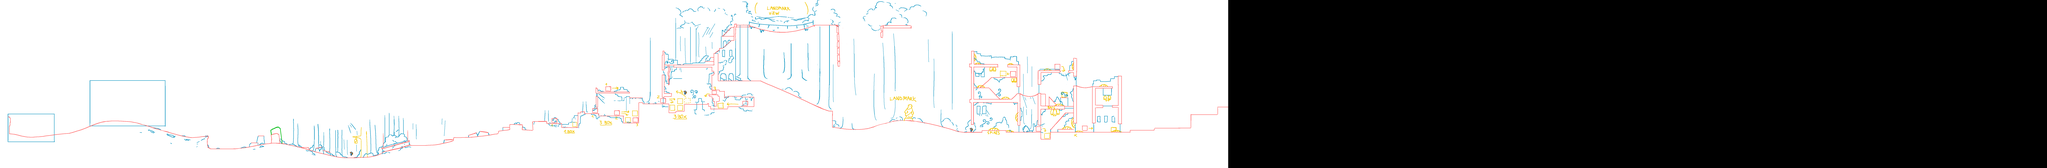

A level layout from a 2D game, rendered from its tile map. Below: a short description, then the map file with tile-grid data replaced by summaries:
An orthogonal 5x1 tile map with 3112x1280 px tiles, 1 tile layer (Capa de patrones 1), 2 tilesets and 161 objects.

<map version="1.2" tiledversion="1.2.4" orientation="orthogonal" renderorder="right-down" width="5" height="1" tilewidth="3112" tileheight="1280" infinite="0" nextlayerid="7" nextobjectid="225">
 <tileset firstgid="1" source="forest1_map.tsx" />
 <tileset firstgid="4" name="sam" tilewidth="32" tileheight="35" tilecount="40" columns="8">
  <image source="../images/sam_atlas.png" width="256" height="175" />
 </tileset>
 <layer id="1" name="Capa de patrones 1" width="5" height="1">
  <data>[5 cells, 3 non-empty, 3 distinct tile ids]</data>
 </layer>
 <objectgroup id="2" name="Capa de Objetos 1">
  <object id="6" x="31.2424" y="1047.7">
   <properties>
    <property name="static" type="bool" value="true" />
   </properties>
   <polygon points="211.503,48.3169 210.906,-1.35459 384.583,-22 501.114,-33.275 498.333,51.3333" />
  </object>
  <object id="11" x="1464" y="1093.33" width="72" height="133">
   <properties>
    <property name="static" type="bool" value="true" />
   </properties>
  </object>
  <object id="18" x="1826" y="1115.33" width="56.6667" height="25.3333">
   <properties>
    <property name="static" type="bool" value="true" />
   </properties>
  </object>
  <object id="19" x="1902" y="1095.33" width="80" height="32.6667">
   <properties>
    <property name="static" type="bool" value="true" />
   </properties>
  </object>
  <object id="21" x="2058" y="1088.66">
   <properties>
    <property name="static" type="bool" value="true" />
   </properties>
   <polygon points="0,0 9.33333,-54.6667 58.6667,-52 70.6667,-3.33333" />
  </object>
  <object id="22" x="1538" y="1108">
   <properties>
    <property name="static" type="bool" value="true" />
   </properties>
   <polygon points="0,0 248,30 245.333,115.333 -4,112.667" />
  </object>
  <object id="23" x="1787.33" y="1137.33">
   <properties>
    <property name="static" type="bool" value="true" />
   </properties>
   <polygon points="0,0 122.667,-14.6667 128.667,79.3333 -10,82.6667" />
  </object>
  <object id="24" x="1910.67" y="1122.66">
   <properties>
    <property name="static" type="bool" value="true" />
   </properties>
   <polygon points="0,0 89.3333,-24.6667 171.333,-35.3333 167.333,104 -8,96.6667" />
  </object>
  <object id="25" x="2126" y="1084.66">
   <properties>
    <property name="static" type="bool" value="true" />
   </properties>
   <polygon points="0,0 114,24 234.667,62 237.333,141.333 -16,141.333" />
  </object>
  <object id="26" x="2382" y="1191.33">
   <properties>
    <property name="static" type="bool" value="true" />
   </properties>
   <polygon points="0,0 -0.666667,-14 58,-0.666667 59.3333,15.3333" />
  </object>
  <object id="27" x="2440.67" y="1208.67">
   <properties>
    <property name="static" type="bool" value="true" />
   </properties>
   <polygon points="0,0 48,12 50.6667,46 -4.66667,46.6667" />
  </object>
  <object id="28" x="2491.33" y="1221.33">
   <properties>
    <property name="static" type="bool" value="true" />
   </properties>
   <polygon points="0,0 -2.66667,-67.3333 42.6667,-68.6667 52.6667,-46.6667 62.6667,12.6667" />
  </object>
  <object id="29" x="2552.67" y="1234.67">
   <properties>
    <property name="static" type="bool" value="true" />
   </properties>
   <polygon points="0,0 72,4 69.3333,30.6667 -4,28.6667" />
  </object>
  <object id="30" x="2624" y="1238.67">
   <properties>
    <property name="static" type="bool" value="true" />
   </properties>
   <polygon points="0,0 50.6667,-5.33333 50.6667,22 -4,26" />
  </object>
  <object id="31" x="2674.67" y="1233.33">
   <properties>
    <property name="static" type="bool" value="true" />
   </properties>
   <polygon points="0,0 -3.33333,-21.3333 58,-26 222.667,-26 228.667,28.6667 8,30" />
  </object>
  <object id="33" x="2728.67" y="1172.67" width="169.333" height="10">
   <properties>
    <property name="static" type="bool" value="true" />
   </properties>
  </object>
  <object id="35" x="2729.33" y="1178.67">
   <properties>
    <property name="static" type="bool" value="true" />
   </properties>
   <polygon points="0,0 -13.3333,-10.6667 -5.33333,-20.6667 11.3333,-7.33333" />
  </object>
  <object id="36" x="2898" y="1265">
   <properties>
    <property name="static" type="bool" value="true" />
   </properties>
   <polygon points="0,0 0,-49 186,-38 190,-2" />
  </object>
  <object id="37" x="3085" y="1229">
   <properties>
    <property name="static" type="bool" value="true" />
   </properties>
   <polygon points="0,0 193,-4 193,26 -8,34" />
  </object>
  <object id="38" x="3280" y="1227">
   <properties>
    <property name="static" type="bool" value="true" />
   </properties>
   <polygon points="0,0 167,-35 165,0 -7,31" />
  </object>
  <object id="39" x="3447" y="1194">
   <properties>
    <property name="static" type="bool" value="true" />
   </properties>
   <polygon points="0,0 3,-28 146,-28 146,-3" />
  </object>
  <object id="40" x="3593" y="1179">
   <properties>
    <property name="static" type="bool" value="true" />
   </properties>
   <polygon points="0,0 1,-41 67,-45 144,-37 138,-4" />
  </object>
  <object id="41" x="3737" y="1143">
   <properties>
    <property name="static" type="bool" value="true" />
   </properties>
   <polygon points="0,0 53,-8.45455 49,9 -16,18" />
  </object>
  <object id="42" x="3786" y="1139">
   <properties>
    <property name="static" type="bool" value="true" />
   </properties>
   <polygon points="3.81818,-4.36364 86,-31 86,-2 -10,17" />
  </object>
  <object id="43" x="3870" y="1116">
   <properties>
    <property name="static" type="bool" value="true" />
   </properties>
   <polygon points="0,0 5,-48 99,-43 98,14" />
  </object>
  <object id="44" x="3971" y="1112">
   <properties>
    <property name="static" type="bool" value="true" />
   </properties>
   <polygon points="0,0 83,-3 81,20 -8,21" />
  </object>
  <object id="45" x="4050" y="1115">
   <properties>
    <property name="static" type="bool" value="true" />
   </properties>
   <polygon points="0,0 -1,-69 103,-69 102,-23" />
  </object>
  <object id="46" x="4153" y="1090">
   <properties>
    <property name="static" type="bool" value="true" />
   </properties>
   <polygon points="0,0 1,-28 171,-30 171,29" />
  </object>
  <object id="47" x="4320" y="1094">
   <properties>
    <property name="static" type="bool" value="true" />
   </properties>
   <polygon points="0,0 83,0 82,22 -1,18" />
  </object>
  <object id="49" x="4391" y="1104">
   <properties>
    <property name="static" type="bool" value="true" />
   </properties>
   <polygon points="0,0 -1,-123 71,-123 188,-103 183,2" />
  </object>
  <object id="51" x="528.167" y="1155.33">
   <properties>
    <property name="static" type="bool" value="true" />
   </properties>
   <polygon points="0,0 -0.48709,-139.957 113.254,-175.219 80,-25" />
  </object>
  <object id="52" x="628.667" y="983.333">
   <properties>
    <property name="static" type="bool" value="true" />
   </properties>
   <polygon points="-2.58577,2.2668 77.4656,-30.914 123.114,-47.7241 179.81,-59.6461 182.333,75 -15,108" />
  </object>
  <object id="53" x="742.667" y="935.333">
   <properties>
    <property name="static" type="bool" value="true" />
   </properties>
   <polygon points="65.7961,-11.6462 145,-14 274.729,-4.7017 367.357,19.8599 490.047,60.051 478,145 62.5,88.25" />
  </object>
  <object id="58" x="4575" y="999" width="250" height="113">
   <properties>
    <property name="static" type="bool" value="true" />
   </properties>
  </object>
  <object id="59" x="4881.5" y="999" width="96" height="133">
   <properties>
    <property name="static" type="bool" value="true" />
   </properties>
  </object>
  <object id="60" x="4942" y="900" width="180" height="139">
   <properties>
    <property name="static" type="bool" value="true" />
   </properties>
  </object>
  </objectgroup>
 <objectgroup id="6" name="Sam">
  <!-- 21 objects omitted --></objectgroup>
</map>
<!-- 125 of 161 objects omitted -->